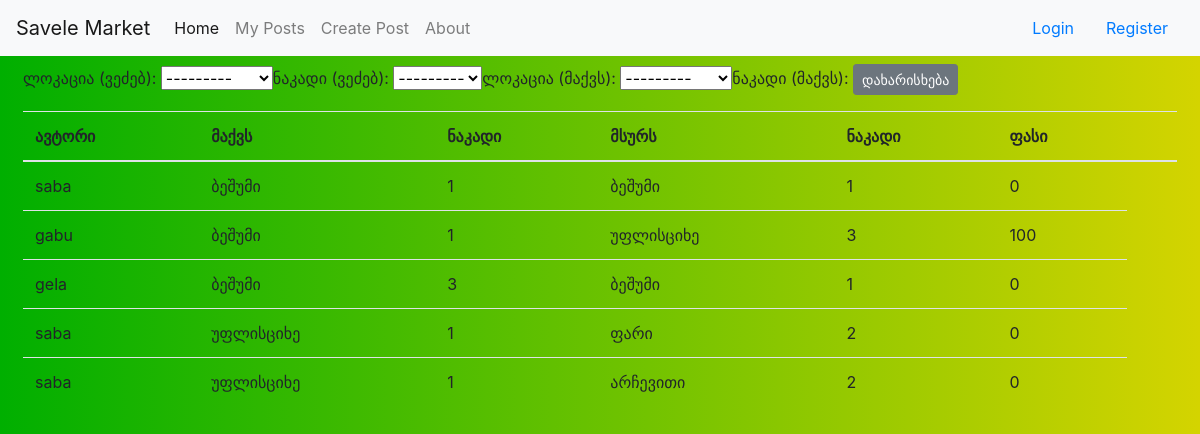
The app's page /, older data.
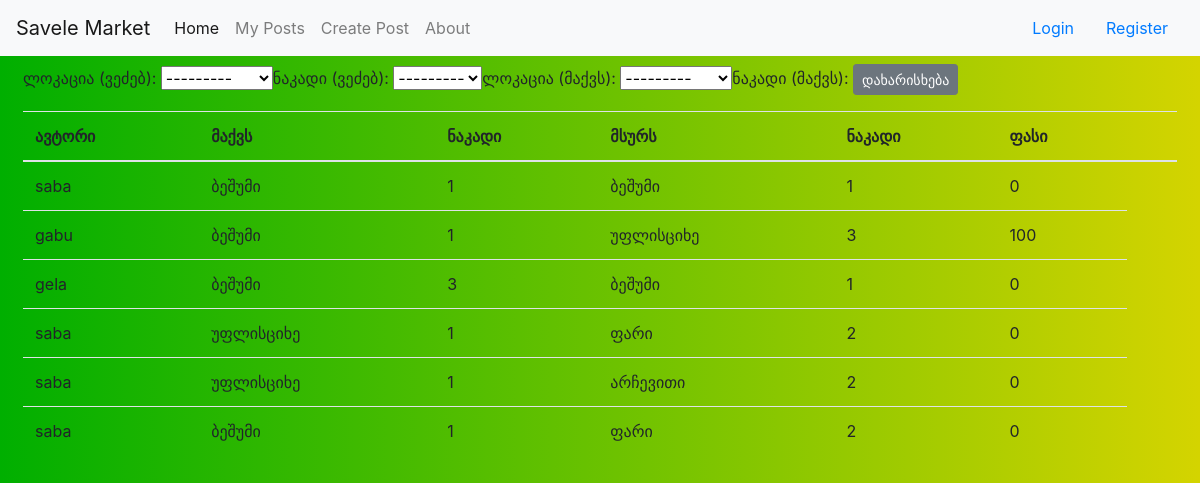
The same page, newer data.
### trade_market/models.py (models this page shows)
class Post(models.Model):
    author = models.ForeignKey(User, on_delete=CASCADE, null=True)
    have = CharField(max_length=50, choices=locations, null=True)
    nakad_has = CharField(max_length=50, choices=thread, null=True)
    wants = CharField(max_length=50, choices=locations, null=True)
    nakad_wants = CharField(max_length=50, choices=thread, null=True)
    price = IntegerField(default=0)
    status = CharField(max_length=50, choices=statuses, default='აქტიური')

### trade_market/views.py (the view)
# urls.py: 2. Add a URL to urlpatterns:  path('', views.home, name='home')
def home(request):
    if request.user.is_authenticated:
        cur_user = request.user
        posts = Post.objects.filter(status='აქტიური').exclude(author=cur_user)
        filter = PostFilter(request.GET, queryset=posts)
        posts = filter.qs
    else:
        posts = Post.objects.filter(status='აქტიური')
        filter = PostFilter(request.GET, queryset=posts)
        posts = filter.qs
    context = {'posts': posts, 'filter': filter}
    return render(request, 'trade_market/home.html', context)

### trade_market/templates/trade_market/home.html (shortened to what this page needs)
{% extends 'trade_market/base.html' %}
{% block top_center %}
    <div class="d-flex flex-column w-100">
        <div class = "p-2">
            <form method="GET">
                <table>
                    <tr>
                        {{filter.form.have}}
                        {{filter.form.nakad_has}}
                        {{filter.form.wants}}
                        <button type="submit" class="btn btn-secondary btn-sm">დახარისხება</button>
                    </tr>
                </table>
            </form>
        </div>
    </div>
{% endblock top_center %}
{% block content_left %}
    <br><br>
    <div class="d-flex flex-column w-100">
        <div class="p-2">
            <div class="table-responsive">
                <table class="table table-hover">
                    <thead>
                        <tr>
                            <th scope="col">ავტორი</th>
                            <th scope="col">მაქვს</th>
                            <th scope="col">ნაკადი</th>
                            <th scope="col">მსურს</th>
                            <th scope="col">ნაკადი</th>
                            <th scope="col">ფასი</th>
                            <th scope="col"></th>
                        </tr>
                    </thead>
                    <tbody>
                        {% for i in posts %}
                        <tr>
                            <td>{{i.author}}</td>
                            <td>{{i.have}}</td>
                            <td>{{i.nakad_has}}</td>
                            <td>{{i.wants}}</td>
                            <td>{{i.nakad_wants}}</td>
                            <td>{{i.price}}</td>
                        </tr>
                        {% endfor %}
                    </tbody>
                </table>
            </div>
        </div>
    </div>
{% endblock content_left %}

Row changes from the older to the newer data that the page shows:
added Post: author "saba", have "ბეშუმი", nakad_has "1", wants "ფარი", nakad_wants "2", price "0"
